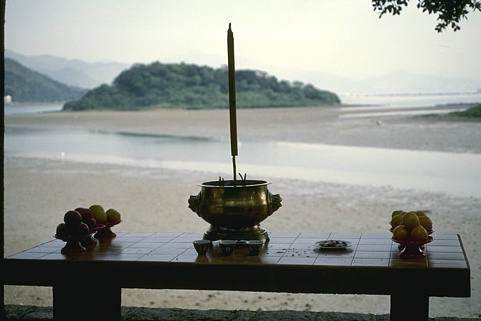
%> input picture data/BSDS/test/120003.jpg, 481 x 321 px
$ octave --eval "result = SurroundModulationEdgeDetector(imread('../../../../../data/BSDS/test/120003.jpg'));"   (GNU Octave 9; MATLAB toolbox functions it lacks are replaced by stand-ins)
%> lines starting %> are read from the running program, lines starting %| are printed output that depends on the picture
### eval/edges-eva/BoundaryDetection/src/matlab/CircularLocalStdContrast.m
function ImageContrast = CircularLocalStdContrast(InputImage, SurroundRadius, CentreRadius)
%CircularLocalStdContrast  local std in a circular region.
%
% inputs
%   InputImage      the input image with n channel.
%   SurroundRadius  the radius of the neighbourhoud.
%   CentreRadius    if provided the centre is set to 0.
%
% outputs
%   ImageContrast  calculated local std of each channel.
%
% This is the supplementary material of our article presented at the
% IJCV'17 "Feedback and Surround Modulated Boundary Detection".
%

InputImage = double(InputImage);

if nargin < 2
  SurroundRadius = 2.5;
end
if nargin < 3
  CentreRadius = 0;
end

hc = CircularAverage(SurroundRadius);
hc = CentreCircularZero(hc, CentreRadius);
hc = hc ./ sum(hc(:));
MeanCentre = imfilter(InputImage, hc, 'symmetric');
stdv = (InputImage - MeanCentre) .^ 2;
MeanStdv = imfilter(stdv, hc, 'symmetric');
ImageContrast = sqrt(MeanStdv);

end

### eval/edges-eva/BoundaryDetection/src/matlab/CentreCircularZero.m
function SurroundMat = CentreCircularZero(SurroundMat, CentreRadius)
%CentreCircularZero  sets the centre with given radius to 0.
%
% inputs
%   SurroundMat   the matrix that its centre will be set to 0.
%   CentreRadius  the radius of centre.
%
% outputs
%   SurroundMat  the centred set to 0 matrix.
%
% This is the supplementary material of our article presented at the
% IJCV'17 "Feedback and Surround Modulated Boundary Detection".
%

[ws, hs] = size(SurroundMat);

if CentreRadius == 0 || CentreRadius > min(ws, hs)
  return;
end

x = max(ws, hs);
if mod(x, 2) == 0
  x = x + 1;
end
[rr, cc] = meshgrid(1:x);
centre = ceil(x / 2);
ch = sqrt((rr - centre) .^ 2 + (cc - centre) .^ 2) <= CentreRadius;

SurroundMat(ch) = 0;

end

### eval/edges-eva/BoundaryDetection/src/matlab/CircularAverage.m
function ch = CircularAverage(radius)
%CircularAverage  creates a circual average filter
%
% inputs
%   radius  the length of the radius in pixels.
%
% outputs
%   ch  the circle average filter
%
% This is the supplementary material of our article presented at the
% IJCV'17 "Feedback and Surround Modulated Boundary Detection".
%

x = radius * 2;
if mod(x, 2) == 0
  x = x + 1;
end
[rr, cc] = meshgrid(1:x);
centre = ceil(x / 2);
ch = sqrt((rr - centre) .^ 2 + (cc - centre) .^ 2) <= radius;

ch = ch ./ sum(ch(:));

end

### eval/edges-eva/BoundaryDetection/src/matlab/GaussianFilter2.m
function h = GaussianFilter2(sigmax, sigmay, meanx, meany, theta)
%GaussianFilter2  Gaussian kernel.
%   Explanation  http://mathworld.wolfram.com/GaussianFunction.html
%
% inputs
%   sigmax  the sigma in x direction, default 0.5.
%   sigmay  the sigma in y direction, default 0.5.
%   meanx   the mean in x direction, default centre.
%   meany   the mean in y direction, default centre.
%   theta   the rotation angle.
%
% outputs
%   h  the Gaussian kernel.
%
% This is the supplementary material of our article presented at the
% IJCV'17 "Feedback and Surround Modulated Boundary Detection".
%

if nargin < 1 || isempty(sigmax)
  sigmax = 0.5;
end
if nargin < 2 || isempty(sigmay)
  sigmay = sigmax;
end

if sigmax == 0 || sigmay == 0
  h = 1;
  return;
end

MaxSigma = max(sigmax, sigmay);
sizex = CalculateGaussianWidth(MaxSigma);
sizey = sizex;

if nargin < 3 || isempty(meanx)
  meanx = 0;
end
if nargin < 4 || isempty(meany)
  meany = 0;
end

if nargin < 5 || isempty(theta)
  theta = 0;
end

centrex = (sizex + 1) / 2;
centrey = (sizey + 1) / 2;
centrex = centrex + (meanx * centrex);
centrey = centrey + (meany * centrey);

xs = linspace(1, sizex, sizex)' * ones(1, sizey) - centrex;
ys = ones(1, sizex)' * linspace(1, sizey, sizey) - centrey;

a =  cos(theta) ^ 2 / 2 / sigmax ^ 2 + sin(theta) ^ 2 / 2 / sigmay ^ 2;
b = -sin(2 * theta) / 4 / sigmax ^ 2 + sin(2 * theta) / 4 / sigmay ^ 2;
c =  sin(theta) ^ 2 / 2 / sigmax ^ 2 + cos(theta) ^ 2 / 2 / sigmay ^ 2;

h = exp(-(a * xs .^ 2 + 2 * b * xs .* ys + c * ys .^ 2));

h = h ./ sum(h(:));

end

### eval/edges-eva/BoundaryDetection/src/matlab/CalculateGaussianWidth.m
function FilterWidth = CalculateGaussianWidth(sigma, MaxWidth)
%CalculateGaussianWidth  calculates the descrete width of Gaussian filter.
%
% inputs
%   sigma     the sigma of Gaussian filter.
%   MaxWidth  the maximum allowed width of the filter, default is 100.
%
% outputs
%   FilterWidth  the descrete width of the filter
%
% This is the supplementary material of our article presented at the
% IJCV'17 "Feedback and Surround Modulated Boundary Detection".
%

if nargin < 2
  MaxWidth = 100;
end

threshold = 1e-4;
pw = 1:MaxWidth;
FilterWidth = find(exp(-(pw .^ 2) / (2 * sigma .^ 2)) > threshold, 1, 'last');
if isempty(FilterWidth)
  FilterWidth = 1;
end
FilterWidth = FilterWidth .* 2 + 1;

end

### eval/edges-eva/BoundaryDetection/src/matlab/SurroundModulationEdgeDetector.m
function EdgeImageResponse = SurroundModulationEdgeDetector(InputImage)
%SurroundModulationEdgeDetector  computed the edges of an image.
%
% inputs
%   InputImage  the input image.
%
% outputs
%   EdgeImageResponse  the edges of input image.
%
% This is the supplementary material of our article presented at the
% IJCV'17 "Feedback and Surround Modulated Boundary Detection".
%

% input image is from retina

% ranging it from 0 to 1
if max(InputImage(:)) > 1
  InputImage = double(InputImage);
  InputImage = InputImage ./ max(InputImage(:));
end

% size of RF in LGN
LgnSigma = 0.5;
InputImage = imfilter(InputImage, GaussianFilter2(LgnSigma), 'replicate');

% convert to opponent image this happens in LGN
OpponentImage = GetOpponentImage(InputImage);

nangles = 6;
EdgeImageResponse = DoV1(OpponentImage, LgnSigma, nangles);
% [4 lines not run here, left out]
% [33 lines left out: function DoV2, not called in this run]

function EdgeImageResponse = DoV1(OpponentImage, LgnSigma, nangles)

FarSurroundLevels = 4;

[rows, cols, chns] = size(OpponentImage);
EdgeImageResponse = zeros(rows, cols, chns, FarSurroundLevels, nangles);

% the neurons in V1 are 2 times larger than LGN.
lgn2v1 = 2.7;

for i = 1:FarSurroundLevels
  iiedge = GaussianGradientEdges(OpponentImage, LgnSigma * lgn2v1, nangles, i);
  EdgeImageResponse(:, :, :, i, :) = iiedge;
end

end

function OpponentImage = GetOpponentImage(InputImage)

% gamma correction
SqrIm = sqrt(InputImage);
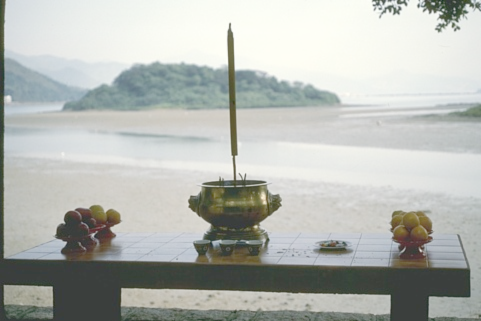
%> SqrIm: size 321x481x3 double; mean R, G, B 0.712, 0.725, 0.706

if size(InputImage, 3) == 3
  % equilibrium single-opponent cells
  OpponentImage(:, :, 1) = SqrIm(:, :, 1) - SqrIm(:, :, 2);
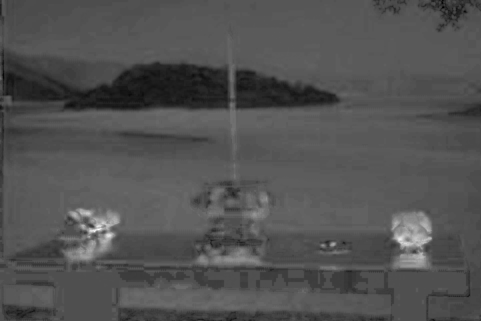
%> OpponentImage: size 321x481 double; min -0.12, max 0.212, mean -0.0125; drawn with min black and max white
  OpponentImage(:, :, 2) = SqrIm(:, :, 3) - mean(SqrIm(:, :, 2:3), 3);
  OpponentImage(:, :, 3) = (mean(SqrIm(:, :, 1:3), 3));
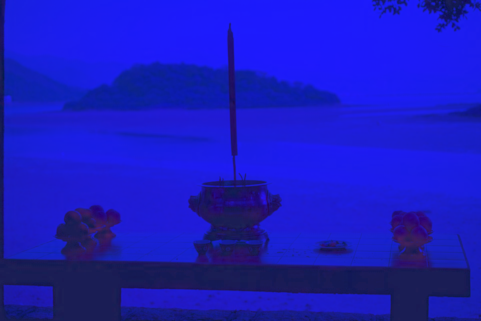
%> OpponentImage: size 321x481x3 double; mean R, G, B -0.0125, -0.00942, 0.714; drawn with min black and max white

  % imbalanced single-opponent cells
  OpponentImage(:, :, end + 1) = InputImage(:, :, 1) - 0.7 .* InputImage(:, :, 2);
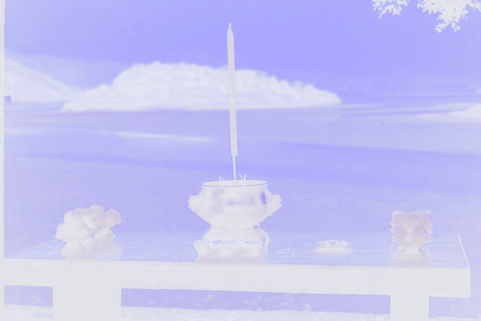
%> OpponentImage: size 321x481x4 double; mean R, G, B, A -0.0125, -0.00942, 0.714, 0.159; transparent parts drawn white
  OpponentImage(:, :, end + 1) = InputImage(:, :, 3) - 0.7 .* mean(InputImage(:, :, 2:3), 3);

  % equivalent of the feedback channel to speed up the process
  OpponentImage(:, :, end + 1) = sqrt(CircularLocalStdContrast(rgb2gray(SqrIm), 2.5));
%> in CircularLocalStdContrast, `MeanCentre = imfilter(InputImage, hc, 'symmetric');`:
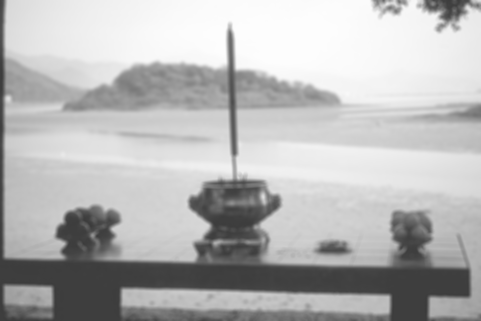
%> MeanCentre: size 321x481 double; min 0.233, max 0.996, mean 0.719
%> in CircularLocalStdContrast, `MeanStdv = imfilter(stdv, hc, 'symmetric');`:
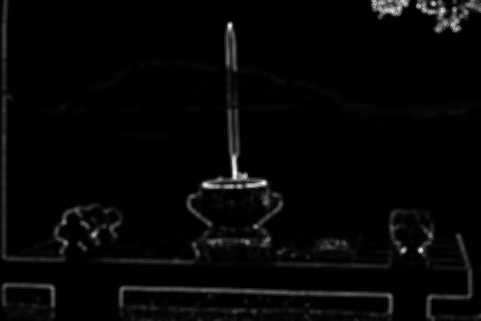
%> MeanStdv: size 321x481 double; min 4.93e-32, max 0.0349, mean 0.000867; drawn with min black and max white
%> in CircularLocalStdContrast, `ImageContrast = sqrt(MeanStdv);`:
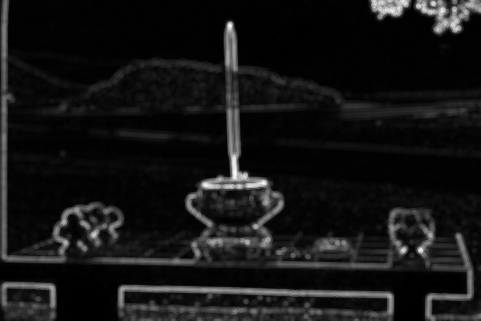
%> ImageContrast: size 321x481 double; min 2.22e-16, max 0.187, mean 0.0158; drawn with min black and max white
else
  OpponentImage(:, :, 1) = SqrIm;
  OpponentImage(:, :, 2) = sqrt(CircularLocalStdContrast(SqrIm));
end

end

% [103 lines left out: functions CollapseChannels, CollapsePlanes, CollapseOrientations, NonMaxChannel, not called in this run]

function OutEdges = GaussianGradientEdges(InputImage, V1RfSize, nangles, clevel)

[w, h, d] = size(InputImage);

thetas = zeros(1, nangles);
for i = 1:nangles
  thetas(i) = (i - 1) * pi / nangles;
end

OutEdges = zeros(w, h, d, nangles);
for c = 1:d
  OutEdges(:, :, c, :) = gedges(InputImage(:, :, c), V1RfSize, thetas, clevel);
end

end

% [109 lines left out: functions gedges, SurroundOrientation, not called in this run]
%> (the run ends here)

$ run again, on data/BSDS/test/15011.jpg
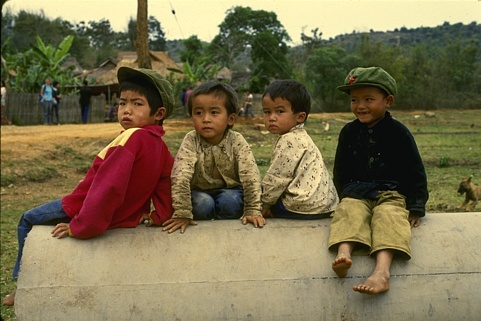
%> input picture data/BSDS/test/15011.jpg, 481 x 321 px
%> in CircularLocalStdContrast, `MeanStdv = imfilter(stdv, hc, 'symmetric');`:
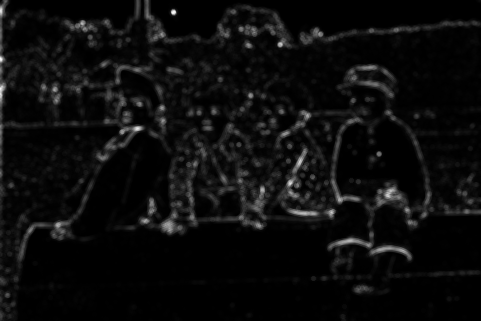
%> MeanStdv: size 321x481 double; min 2.77e-32, max 0.0206, mean 0.00103; drawn with min black and max white
%> in CircularLocalStdContrast, `ImageContrast = sqrt(MeanStdv);`:
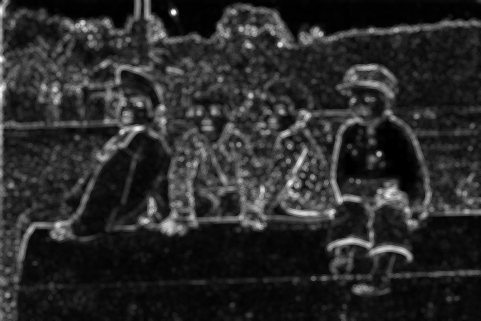
%> ImageContrast: size 321x481 double; min 1.67e-16, max 0.144, mean 0.0242; drawn with min black and max white

$ run again, on data/BSDS/test/168084.jpg
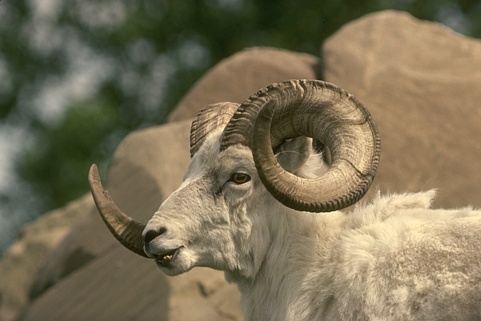
%> input picture data/BSDS/test/168084.jpg, 481 x 321 px
%> in CircularLocalStdContrast, `InputImage = double(InputImage);`:
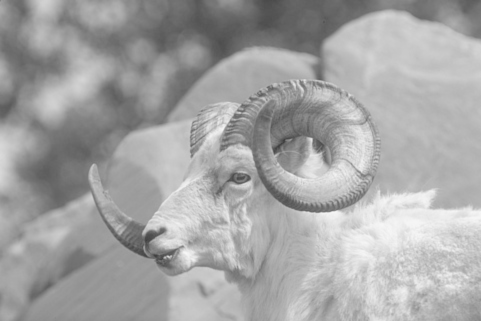
%> InputImage: size 321x481 double; min 0.249, max 0.969, mean 0.649
%> in CircularLocalStdContrast, `ImageContrast = sqrt(MeanStdv);`:
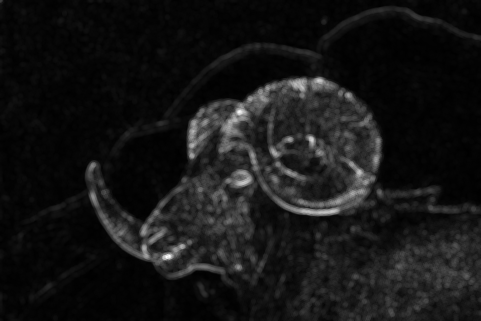
%> ImageContrast: size 321x481 double; min 0.000552, max 0.126, mean 0.0113; drawn with min black and max white

$ run again, on data/BSDS/test/207038.jpg
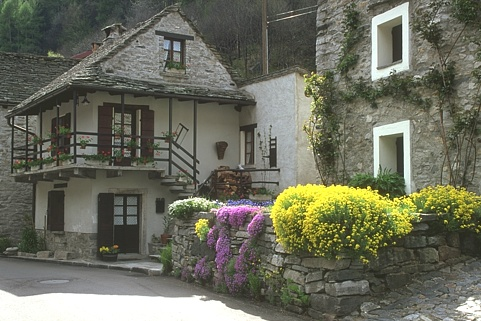
%> input picture data/BSDS/test/207038.jpg, 481 x 321 px
%> in CircularLocalStdContrast, `ImageContrast = sqrt(MeanStdv);`:
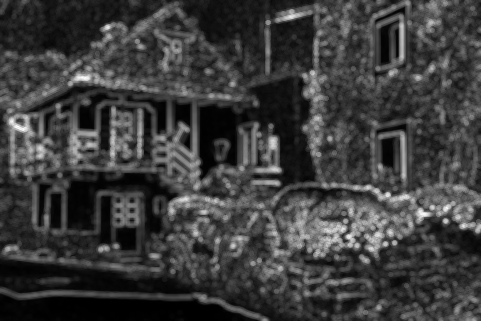
%> ImageContrast: size 321x481 double; min 7.77e-16, max 0.14, mean 0.0336; drawn with min black and max white
